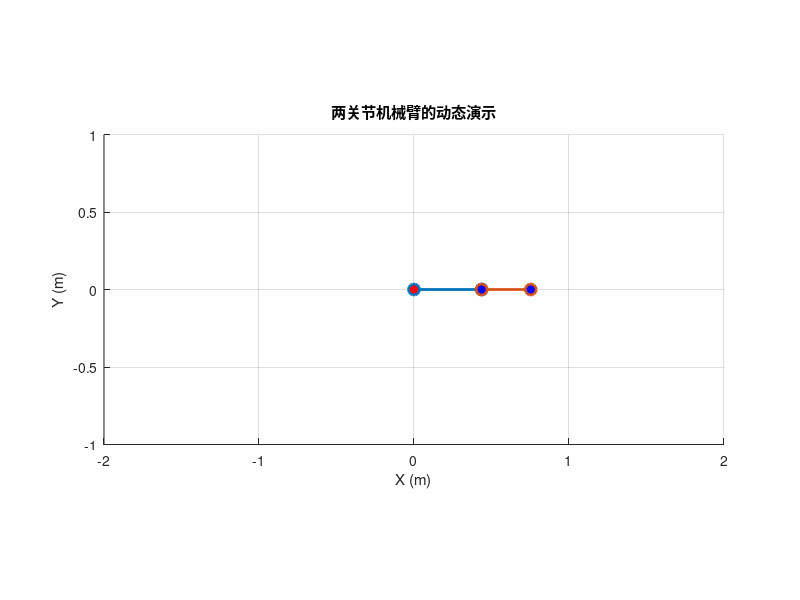

Here is the MATLAB script that generated this plot:
% 参数定义
m1 = 1; k1 = 10; F1 = @(t) 5 * sin(t); % 第一个关节
m2 = 1; k2 = 15; F2 = @(t) 5 * cos(t); % 第二个关节
 
% 定义微分方程
% 状态变量 y = [x1; v1; x2; v2]
dynamics_arm = @(t, y) [
    y(2);
    (F1(t) - k1 * y(1)) / m1;
    y(4);
    (F2(t) - k2 * y(3)) / m2
];
 
% 初始条件
y0_arm = [0; 0; 0; 0];
 
% 时间范围
tspan_arm = [0 20];
 
% 求解微分方程
[t_arm, y_arm] = ode45(dynamics_arm, tspan_arm, y0_arm);
 
% 提取位移
x1_arm = y_arm(:,1);
x2_arm = y_arm(:,3);

% 机械臂的长度
L1_arm = 1;
L2_arm = 1;
 
% 计算关节位置
joint1_x = x1_arm;
joint1_y = zeros(size(x1_arm));
end_effector_x = joint1_x + x2_arm;
end_effector_y = zeros(size(x2_arm));
 
figure;
axis equal;
axis([-2, 2, -1, 1]);
grid on;
hold on;
title('两关节机械臂的动态演示');
xlabel('X (m)');
ylabel('Y (m)');
 
% 初始化绘图对象
h_joint1 = plot([0, joint1_x(1)], [0, joint1_y(1)], '-o', 'LineWidth', 2, 'MarkerSize', 8, 'MarkerFaceColor', 'r');
h_end_effector = plot([joint1_x(1), end_effector_x(1)], [joint1_y(1), end_effector_y(1)], '-o', 'LineWidth', 2, 'MarkerSize', 8, 'MarkerFaceColor', 'b');
 
for i = 1:length(t_arm)
    set(h_joint1, 'XData', [0, joint1_x(i)], 'YData', [0, joint1_y(i)]);
    set(h_end_effector, 'XData', [joint1_x(i), end_effector_x(i)], 'YData', [joint1_y(i), end_effector_y(i)]);
    drawnow;
    pause(0.01); % 控制动画速度
end
hold off;
